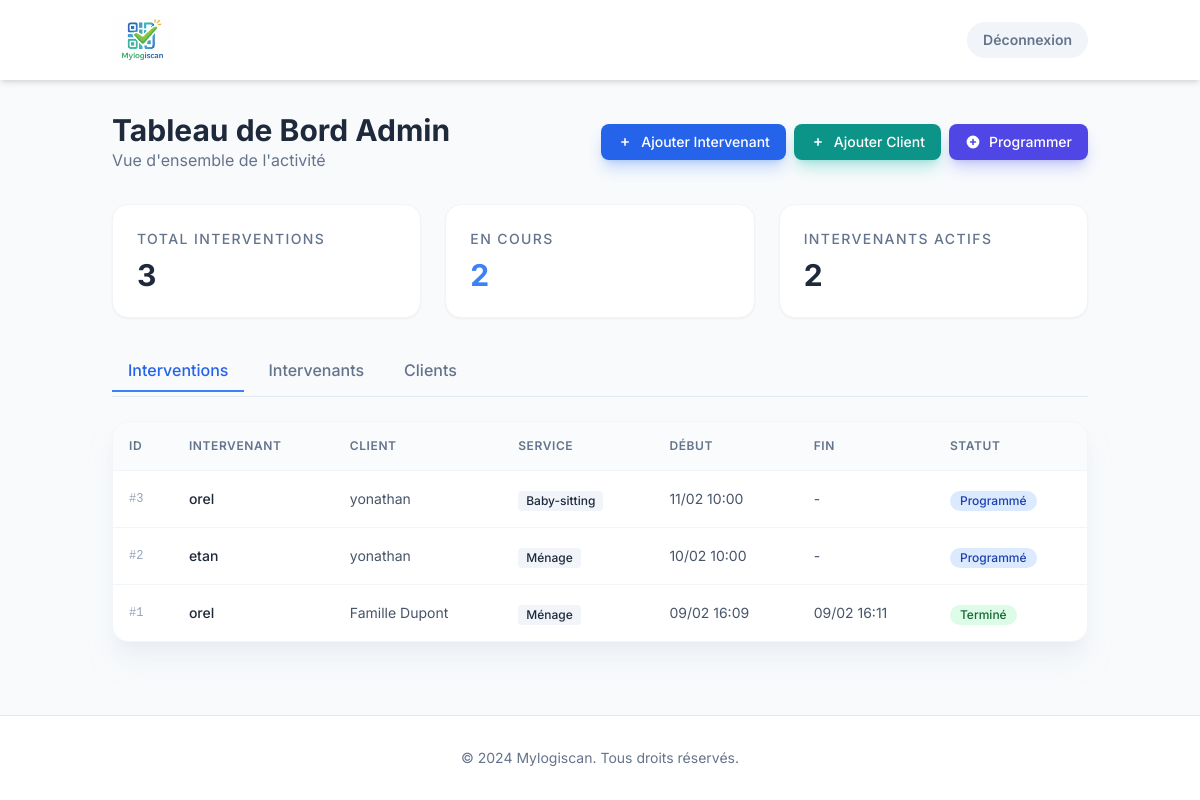
The app's page /dashboard/admin (signed in), older data.
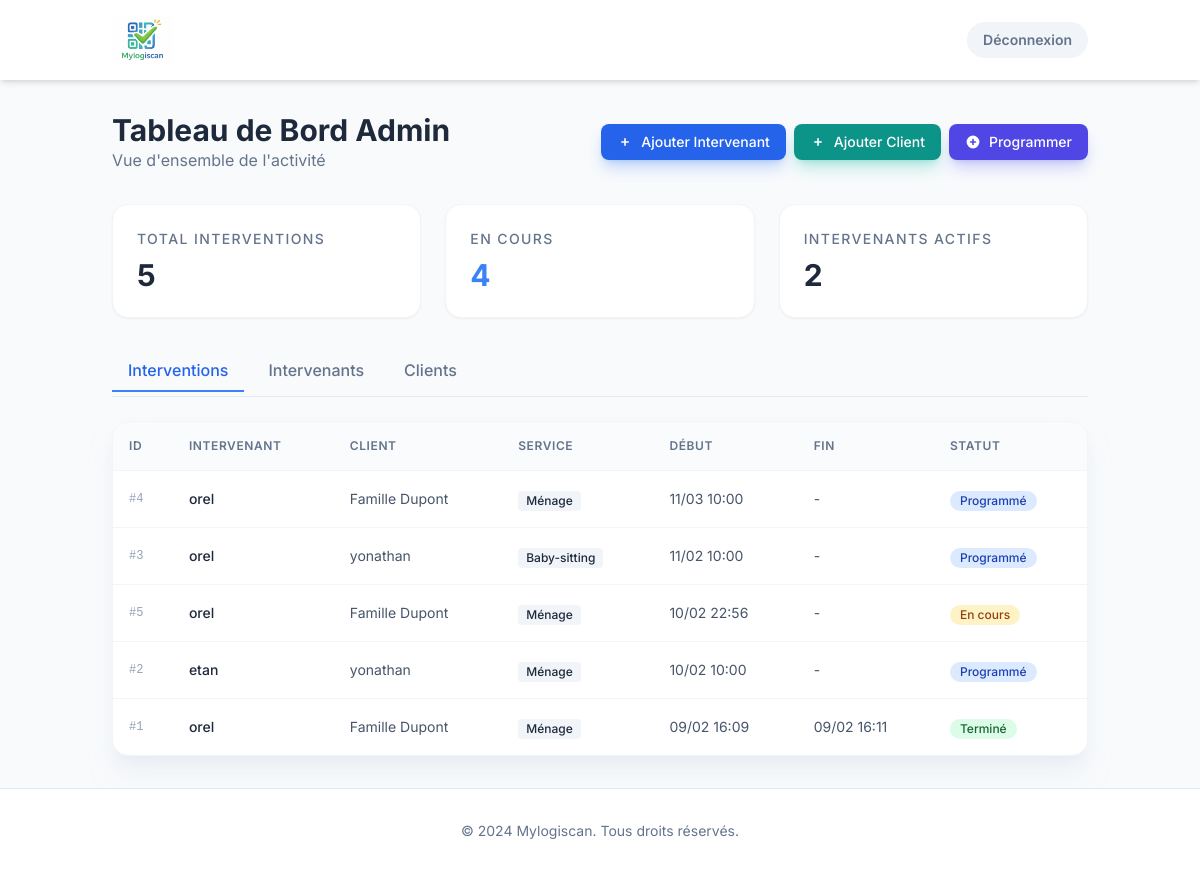
The same page, newer data.
### app/models.py (models this page shows, shortened)
class Intervention(db.Model):
    id = db.Column(db.Integer, primary_key=True)
    start_time = db.Column(db.DateTime, index=True, default=datetime.utcnow)
    end_time = db.Column(db.DateTime)
    description = db.Column(db.String(500))
    status = db.Column(db.String(20), default='Scheduled') # Scheduled, Completed, DeletionRequested
    cancellation_reason = db.Column(db.String(255))
    intervenant_id = db.Column(db.Integer, db.ForeignKey('user.id'))
    client_id = db.Column(db.Integer, db.ForeignKey('client.id'))
    service_id = db.Column(db.Integer, db.ForeignKey('service.id'))

class User(UserMixin, db.Model):
    id = db.Column(db.Integer, primary_key=True)
    username = db.Column(db.String(64), index=True, unique=True)
    email = db.Column(db.String(120), index=True, unique=True, nullable=True)
    password_hash = db.Column(db.String(128))
    role = db.Column(db.String(20), default='intervenant') # admin, client, intervenant
    interventions = db.relationship('Intervention', backref='intervenant', lazy='dynamic', foreign_keys='Intervention.intervenant_id')
    services = db.relationship('Service', secondary=intervenant_services, lazy='subquery',
        backref=db.backref('intervenants', lazy=True))
    clients = db.relationship('Client', secondary=intervenant_clients, lazy='subquery',
        backref=db.backref('assigned_intervenants', lazy=True))

class Client(db.Model):
    id = db.Column(db.Integer, primary_key=True)
    name = db.Column(db.String(100), nullable=False)
    address = db.Column(db.String(200))
    user_id = db.Column(db.Integer, db.ForeignKey('user.id')) # Link to a User account if they have login
    interventions = db.relationship('Intervention', backref='client', lazy='dynamic')

class Service(db.Model):
    id = db.Column(db.Integer, primary_key=True)
    name = db.Column(db.String(50), unique=True, nullable=False) # e.g., Ménage, Baby-sitting
    interventions = db.relationship('Intervention', backref='service', lazy='dynamic')

### app/routes.py (the view)
@main.route('/dashboard/admin')
@login_required
def dashboard_admin():
    if current_user.role != 'admin':
        return redirect(url_for('main.index'))
    interventions = Intervention.query.order_by(Intervention.start_time.desc()).all()
    intervenants = User.query.filter_by(role='intervenant').all()
    clients = Client.query.all()
    services = Service.query.all()
    return render_template('dashboard_admin.html',
                           interventions=interventions,
                           intervenants=intervenants,
                           clients=clients,
                           services=services)

### app/models.py (called while the page is built)
@login_manager.user_loader
def load_user(user_id):
    return User.query.get(int(user_id))

### app/templates/dashboard_admin.html (shortened to what this page needs)
{% extends "base.html" %}
{% block content %}
<div class="max-w-7xl mx-auto">
    <div x-data="{ tab: 'interventions' }">
        <div class="flex flex-col md:flex-row md:items-center justify-between mb-8 gap-4">
            <div>
                <h1 class="text-3xl font-bold text-slate-800">Tableau de Bord Admin</h1>
                <p class="text-slate-500">Vue d'ensemble de l'activité</p>
            </div>
            <div class="flex gap-2">
                <a href="{{ url_for('main.add_intervenant') }}"
                    class="px-4 py-2 bg-brand-600 text-white rounded-lg text-sm font-medium hover:bg-brand-700 transition-colors shadow-lg shadow-brand-500/30 flex items-center gap-2">
                    <svg xmlns="http://www.w3.org/2000/svg" class="h-4 w-4" viewBox="0 0 20 20" fill="currentColor">
                        <path fill-rule="evenodd"
                            d="M10 5a1 1 0 011 1v3h3a1 1 0 110 2h-3v3a1 1 0 11-2 0v-3H6a1 1 0 110-2h3V6a1 1 0 011-1z"
                            clip-rule="evenodd" />
                    </svg>
                    Ajouter Intervenant
                </a>
                <a href="{{ url_for('main.add_client') }}"
                    class="px-4 py-2 bg-teal-600 text-white rounded-lg text-sm font-medium hover:bg-teal-700 transition-colors shadow-lg shadow-teal-500/30 flex items-center gap-2">
                    <svg xmlns="http://www.w3.org/2000/svg" class="h-4 w-4" viewBox="0 0 20 20" fill="currentColor">
                        <path fill-rule="evenodd"
                            d="M10 5a1 1 0 011 1v3h3a1 1 0 110 2h-3v3a1 1 0 11-2 0v-3H6a1 1 0 110-2h3V6a1 1 0 011-1z"
                            clip-rule="evenodd" />
                    </svg>
                    Ajouter Client
                </a>
                <button @click="$dispatch('open-admin-schedule-modal')"
                    class="px-4 py-2 bg-indigo-600 text-white rounded-lg text-sm font-medium hover:bg-indigo-700 transition-colors shadow-lg shadow-indigo-500/30 flex items-center gap-2">
                    <svg xmlns="http://www.w3.org/2000/svg" class="h-4 w-4" viewBox="0 0 20 20" fill="currentColor">
                        <path fill-rule="evenodd"
                            d="M10 18a8 8 0 100-16 8 8 0 000 16zm1-11a1 1 0 10-2 0v2H7a1 1 0 100 2h2v2a1 1 0 102 0v-2h2a1 1 0 100-2h-2V7z"
                            clip-rule="evenodd" />
                    </svg>
                    Programmer
                </button>
            </div>
        </div>
        <div class="grid grid-cols-1 md:grid-cols-3 gap-6 mb-8">
            <div class="bg-white p-6 rounded-2xl shadow-sm border border-slate-100">
                <h3 class="text-sm font-medium text-slate-500 uppercase tracking-widest">Total Interventions</h3>
                <p class="text-3xl font-bold text-slate-800 mt-2">{{ interventions|length }}</p>
            </div>
            <div class="bg-white p-6 rounded-2xl shadow-sm border border-slate-100">
                <h3 class="text-sm font-medium text-slate-500 uppercase tracking-widest">En cours</h3>
                <p class="text-3xl font-bold text-brand-500 mt-2">
                    {{ interventions | selectattr("end_time", "none") | list | length }}
                </p>
            </div>
            <div class="bg-white p-6 rounded-2xl shadow-sm border border-slate-100">
                <h3 class="text-sm font-medium text-slate-500 uppercase tracking-widest">Intervenants Actifs</h3>
                <p class="text-3xl font-bold text-slate-800 mt-2">{{ intervenants|length }}</p>
            </div>
        </div>
        {% set deletion_requests = interventions|selectattr("status", "equalto", "DeletionRequested")|list %}
        <div class="flex gap-2 mb-6 border-b border-slate-200 pb-1">
            <button @click="tab = 'interventions'"
                :class="{ 'border-brand-500 text-brand-600': tab === 'interventions', 'border-transparent text-slate-500 hover:text-slate-700': tab !== 'interventions' }"
                class="px-4 py-2 border-b-2 font-medium transition-colors">Interventions</button>
            <button @click="tab = 'intervenants'"
                :class="{ 'border-brand-500 text-brand-600': tab === 'intervenants', 'border-transparent text-slate-500 hover:text-slate-700': tab !== 'intervenants' }"
                class="px-4 py-2 border-b-2 font-medium transition-colors">Intervenants</button>
            <button @click="tab = 'clients'"
                :class="{ 'border-brand-500 text-brand-600': tab === 'clients', 'border-transparent text-slate-500 hover:text-slate-700': tab !== 'clients' }"
                class="px-4 py-2 border-b-2 font-medium transition-colors">Clients</button>
        </div>
        <div x-show="tab === 'interventions'"
            class="bg-white rounded-2xl shadow-xl shadow-slate-200/50 border border-slate-100 overflow-hidden">
            <table class="w-full text-left border-collapse">
                <thead class="bg-slate-50/80 border-b border-slate-100">
                    <tr>
                        <th class="p-4 font-semibold text-slate-500 text-xs uppercase tracking-wider">ID</th>
                        <th class="p-4 font-semibold text-slate-500 text-xs uppercase tracking-wider">Intervenant</th>
                        <th class="p-4 font-semibold text-slate-500 text-xs uppercase tracking-wider">Client</th>
                        <th class="p-4 font-semibold text-slate-500 text-xs uppercase tracking-wider">Service</th>
                        <th class="p-4 font-semibold text-slate-500 text-xs uppercase tracking-wider">Début</th>
                        <th class="p-4 font-semibold text-slate-500 text-xs uppercase tracking-wider">Fin</th>
                        <th class="p-4 font-semibold text-slate-500 text-xs uppercase tracking-wider">Statut</th>
                    </tr>
                </thead>
                <tbody class="divide-y divide-slate-100">
                    {% for intervention in interventions %}
                    <tr class="hover:bg-slate-50/50 transition-colors">
                        <td class="p-4 text-xs font-mono text-slate-400">#{{ intervention.id }}</td>
                        <td class="p-4 text-sm font-medium text-slate-800">{{ intervention.intervenant.username }}</td>
                        <td class="p-4 text-sm text-slate-600">{{ intervention.client.name if intervention.client else
                            'N/A' }}</td>
                        <td class="p-4">
                            <span
                                class="inline-flex items-center px-2 py-0.5 rounded text-xs font-medium bg-slate-100 text-slate-800">
                                {{ intervention.service.name if intervention.service else 'N/A' }}
                            </span>
                        </td>
                        <td class="p-4 text-sm text-slate-600">{{ intervention.start_time.strftime('%d/%m %H:%M') }}
                        </td>
                        <td class="p-4 text-sm text-slate-600">
                            {% if intervention.end_time %}
                            {{ intervention.end_time.strftime('%d/%m %H:%M') }}
                            {% else %}
                            -
                            {% endif %}
                        </td>
                        <td class="p-4">
                            {% if intervention.status == 'DeletionRequested' %}
                            <span
                                class="inline-flex items-center px-2.5 py-0.5 rounded-full text-xs font-medium bg-red-100 text-red-800">
                                Suppression demandée
                            </span>
                            {% elif intervention.status == 'Scheduled' %}
                            <span
                                class="inline-flex items-center px-2.5 py-0.5 rounded-full text-xs font-medium bg-blue-100 text-blue-800">
                                Programmé
                            </span>
                            {% elif intervention.status == 'InProgress' or (not intervention.end_time and
                            intervention.status != 'Scheduled') %}
                            <span
                                class="inline-flex items-center px-2.5 py-0.5 rounded-full text-xs font-medium bg-amber-100 text-amber-800 animate-pulse">
                                En cours
                            </span>
                            {% elif intervention.status == 'Completed' or intervention.end_time %}
                            <span
                                class="inline-flex items-center px-2.5 py-0.5 rounded-full text-xs font-medium bg-green-100 text-green-800">
                                Terminé
                            </span>
                            {% endif %}
                        </td>
                    </tr>
                    {% else %}
                    <tr>
                        <td colspan="6" class="p-8 text-center text-slate-400">Aucune intervention.</td>
                    </tr>
                    {% endfor %}
                </tbody>
            </table>
        </div>
    </div>
    {% endblock %}

### app/templates/base.html (shortened to what this page needs)
<!DOCTYPE html>
<html lang="fr">
<head>
    <script src="https://cdn.tailwindcss.com"></script>
</head>
<body class="bg-slate-50 text-slate-800 flex flex-col min-h-screen">
    <nav class="bg-white shadow-md sticky top-0 z-50">
        <div class="container mx-auto px-6 py-4 flex justify-between items-center">
            <a href="/" class="flex items-center gap-2 group">
                <img src="{{ url_for('static', filename='img/logo.png') }}" alt="Mylogiscan"
                    class="h-12 w-auto group-hover:scale-105 transition-transform">
            </a>
            {% if current_user.is_authenticated %}
            <a href="{{ url_for('main.logout') }}"
                class="text-sm font-semibold text-slate-500 hover:text-brand-600 transition-colors bg-slate-100 hover:bg-slate-200 px-4 py-2 rounded-full">
                Déconnexion
            </a>
            {% endif %}
        </div>
    </nav>
    <main class="flex-grow container mx-auto px-6 py-8">
        {% block content %}{% endblock %}
    </main>
    <footer class="bg-white border-t border-slate-200 mt-auto py-8">
        <div class="container mx-auto px-6 text-center text-slate-500 text-sm">
            <p>&copy; 2024 Mylogiscan. Tous droits réservés.</p>
        </div>
    </footer>
</body>
</html>

### app/templates/base.html (style rules this page uses)
body { font-family: 'Inter', sans-serif; }

Row changes from the older to the newer data that the page shows:
added Intervention: id "4", intervenant.username "orel", client "Famille Dupont", service "Ménage", start_time "11/03 10:00", status "Programmé"
added Intervention: id "5", intervenant.username "orel", client "Famille Dupont", service "Ménage", start_time "10/02 22:56", status "En cours"
Text that changed along with them:
{{ interventions|length }}: "3" → "5"
{{ interventions | selectattr("end_time", "none") | list | length }}: "2" → "4"
